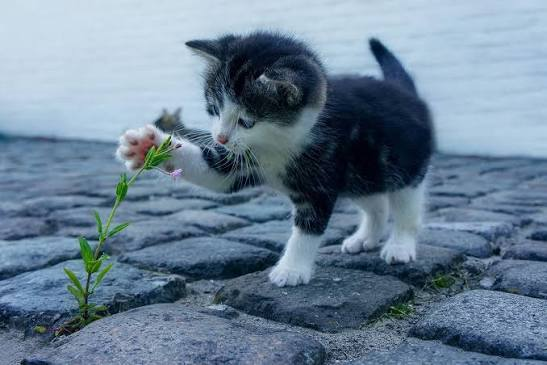
#> input picture excercices/gatito.jpeg, 547 x 365 px
$ jupyter execute lab_1.ipynb
#> lines starting #> are read from the running program, lines starting #| are printed output that depends on the picture; after the words box and inside, x2 and y2 are one past the last pixel; in counts of white or black regions, pixels touching at a corner belong together; long printed decimals are rounded
[cell 1]
import cv2
import rerun
import matplotlib.pyplot as plt

print(cv2.__version__)
print(rerun.__version__)

[cell 2]
image = cv2.imread("gatito.jpeg")
#> image is the input picture: shape (365, 547, 3); mean B, G, R 149.5, 129.4, 107.3
plt.imshow(image)

[cell 3]
image_rgb = cv2.cvtColor(image, cv2.COLOR_BGR2RGB)
plt.imshow(image_rgb)

[cell 4]
img_gray = cv2.imread("gatito.jpeg", cv2.IMREAD_GRAYSCALE)
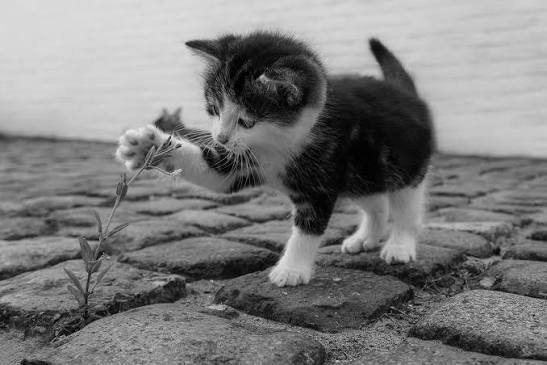
#> img_gray: shape (365, 547); min 0, max 245, mean 125
plt.imshow(img_gray, cmap='gray')

[cell 5]
img_alpha = cv2.imread('gatito.jpeg', cv2.IMREAD_UNCHANGED)

plt.imshow(img_alpha)
plt.axis('off')
plt.title('gatito jugando')
plt.show()

[cell 6]
cv2.imwrite("nueva_imagen.png", image)
#> Out = True

[cell 7]
print(image)
#> (printed output is left out)

[cell 8]
print(image.shape)
#| (365, 547, 3)

[cell 9]
print(type(image))
#| <class 'numpy.ndarray'>

[cell 10]
print(image.ndim)
#| 3

[cell 11]
print(image.size)
#| 598965

# Indexing

[cell 12]
# [filas, columnas]

print(image[250, 150])
#| [172 145 118]

pixels = image[250,150]
#> pixels = [172, 145, 118]
print("pixeles: ", pixels)
#| pixeles:  [172 145 118]

b, g, r = image[250,150]
#> b = 172; g = 145; r = 118
print(f"R: {r}, G: {g}, B:{b}")
#| R: 118, G: 145, B:172

[cell 13]
print(image.shape)
#| (365, 547, 3)
canal_azul = image[:,:,0]
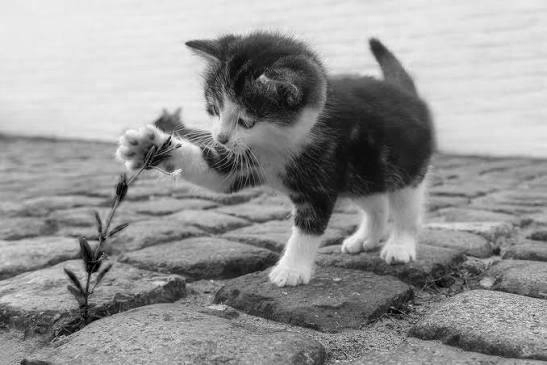
#> canal_azul: shape (365, 547); min 0, max 255, mean 149.5
canal_verde = image[:,:,1]
canal_rojo = image[:,:,2]
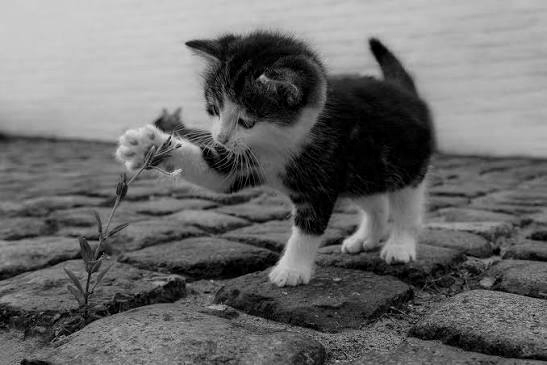
#> canal_rojo: shape (365, 547); min 0, max 232, mean 107.3

plt.imshow(canal_rojo, cmap="gray")

[cell 14]
print(canal_azul[300, 400])
#| 50
print(canal_verde[300,400])
#| 43
print(canal_rojo[300,400])
#| 23
print(image[300,400])
#| [50 43 23]

[cell 15]
roi = image[30:300, 100:450]
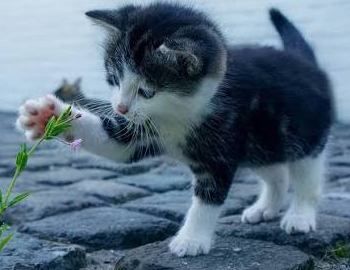
#> roi: shape (270, 350, 3); mean B, G, R 127.6, 110, 88.9
plt.imshow(roi)

[cell 16]
print(roi.shape)
#| (270, 350, 3)

roi[0:50, 0:50] = 0
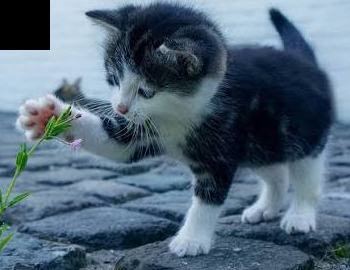
#> roi: shape (270, 350, 3); 2.65% of pixels changed, all inside (x1, y1, x2, y2) = (0, 0, 50, 50)
plt.imshow(roi)

# Espacios de color

[cell 17]
roi_hsv = cv2.cvtColor(roi, cv2.COLOR_BGR2HSV)
#> roi_hsv: shape (270, 350, 3); mean H, S, V 100.7, 104.8, 122.5
plt.imshow(roi_hsv)

[cell 18]
roi_lab = cv2.cvtColor(roi, cv2.COLOR_BGR2LAB)
#> roi_lab: shape (270, 350, 3); mean of channels 0, 1, 2 106.7, 125.3, 116
plt.imshow(roi_lab)

[cell 19]
import numpy as np

bajo1 = np.array([0, 100, 100]); alto1 = np.array([10, 255, 255])
bajo2 = np.array([160, 100, 100]); alto2 = np.array([179, 255, 255])
mascara = cv2.inRange(roi_hsv, bajo1, alto1) | cv2.inRange(roi_hsv, bajo2, alto2)
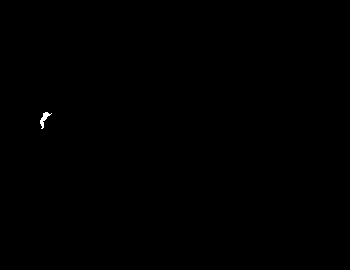
#> mascara: shape (270, 350); 0.08% white; 1 white region, box (x1, y1, x2, y2) and area: (40, 112, 52, 129) 74
resultado = cv2.bitwise_and(roi, roi, mask=mascara)

plt.imshow(resultado)

[cell 20]
plt.imshow(mascara)

[cell 21]
print(roi.min())
#| 0
print(roi.max())
#| 255
print(roi.mean())
#| 103.110
print(roi.std())
#| 66.530

[cell 22]
hist = cv2.calcHist([roi], [0], None, [256], [0, 256])
#> hist = 256 values, max 2520 at index 0, min 1 at index 249, mean 369.1

plt.plot(hist)
plt.title("Histograma de intensidades")
plt.xlabel("Nivel de gris"); plt.ylabel("Frecuencia")
plt.show()
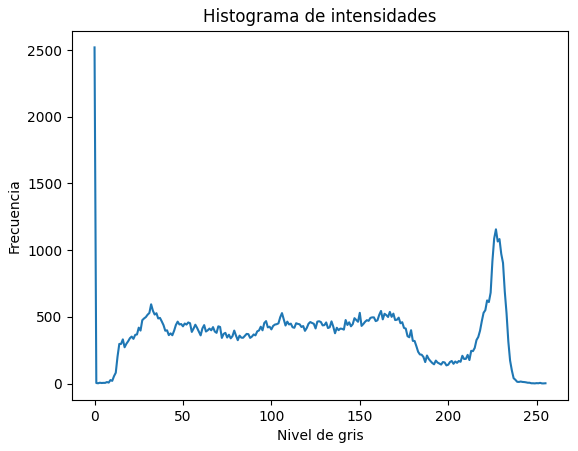
#> figure drawn by matplotlib, 1 panel; curve peaks at x = 0, y = 2520

hist_np, bins = np.histogram(roi.ravel(), bins=256, range=(0, 256))
#> hist_np = 256 values, max 10180 at index 0, min 1 at index 249, mean 1107.4; bins = 257 values from 0 to 256

[cell 23]
roi_grande = cv2.resize(roi, (400, 500))
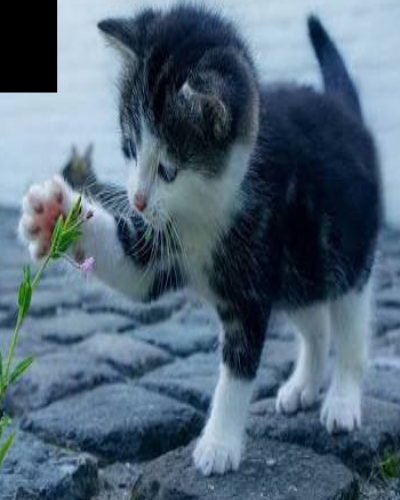
#> roi_grande: shape (500, 400, 3); mean B, G, R 121.3, 104.1, 83.5
plt.imshow(roi_grande)

[cell 24]
roi_pequenio = cv2.resize(roi, (100,50))
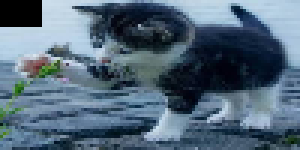
#> roi_pequenio: shape (50, 100, 3) (shown 3 times larger); mean B, G, R 121.6, 104.3, 83.7
plt.imshow(roi_pequenio)

[cell 25]
(h, w) = roi_pequenio.shape[:2]
#> h = 50; w = 100
centro = (w // 2, h // 2)
#> centro = (50, 25)
M = cv2.getRotationMatrix2D(centro, angle=45, scale=0.5)
rotada = cv2.warpAffine(roi_pequenio, M, (w, h))
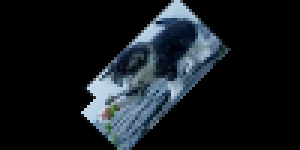
#> rotada: shape (50, 100, 3) (shown 3 times larger); mean B, G, R 30.3, 26, 20.8

plt.imshow(rotada)
